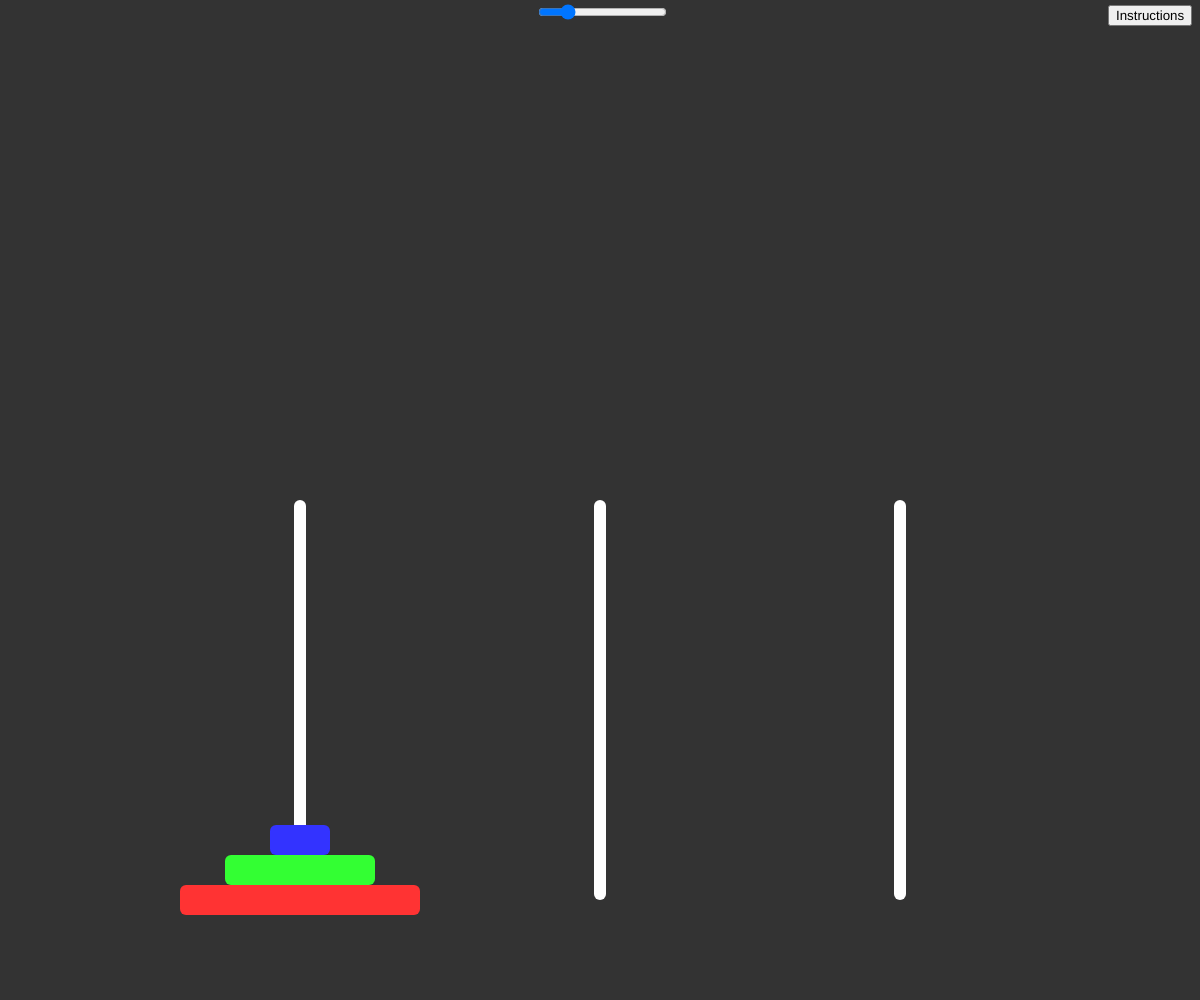
Frame 1 (no input)
Frame 2 (the mouse pressed at the canvas centre, redrawn once): identical to frame 1, image omitted

The p5.js sketch that drew this single still picture (run headless with seeded random() and noise() and a simulated clock; the mouse was pressed at the canvas centre and the sketch redrawn once):

// p5.js sketch
// ── sketch.js
let mouse, mousePrevious;
let game, objects;

let slider;
let x = 0;

let instructionsButton;
let instructionsInput;

window.addEventListener("contextmenu", (e) => e.preventDefault());

function setup() {
    createCanvas(windowWidth, windowHeight);
    rectMode(CENTER);
    strokeWeight(2);
    noStroke();
    noSmooth();
    noLoop();

    mouse = createVector();
    mousePrevious = createVector();

    ({ game, objects } = setupGame(3));

    slider = createSlider(0, 15, 3, 1);
    slider.position(0, 0);
    slider.center("horizontal");
    slider.input(() => {
        ({ game, objects } = setupGame(slider.value()));
        loop();
    });

    instructionsButton = createButton("Instructions");
    instructionsButton.position(width - instructionsButton.size().width - 8, 5);
    instructionsButton.mousePressed(() => {
        instructionsInput.style("display", "block");
    });

    instructionsInput = createElement("textarea");
    instructionsInput.style("resize", "none");
    instructionsInput.style("background-color", "rgba(255, 255, 255, 0.3)");
    instructionsInput.style("position", "absolute");
    instructionsInput.style("top", "0");
    instructionsInput.style("right", "0");
    instructionsInput.size(width * 0.2, height * 0.96);
    instructionsInput.style("display", "none");
    instructionsInput.input((e) => {
        if (e.inputType == "insertLineBreak") {
            instructionsInput.style("display", "none");
            try {
                instructions(JSON.parse(instructionsInput.value()));
            } finally {
                instructionsInput.value("");
            }
        }
    });

    draw();
}

function setupGame(disks) {
    game = hanoi(disks);

    const colours = [];
    colorMode(HSB, 100);
    for (let i = 0; i < disks; i++) {
        colours.push(color(map(i, 0, disks, 0, 100), 80, 100));
    }
    colorMode(RGB);

    objects = game.flatMap((stack, pos) => {
        const stick = {
            type: "stick",
            x: floor((width * (pos + 1)) / 4),
            y: floor(height * 0.7),
            w: floor(width * 0.01),
            h: floor(height * 0.4),
            colour: 255,
        };
        return [
            stick,
            ...stack.map((disk, pos) => ({
                type: "disk",
                size: disk,
                x: stick.x,
                y: stick.y + floor(stick.h / 2 - pos * stick.w * 2.5),
                w: floor(map(disk, 0.999999999, disks, width * 0.05, width * 0.2)),
                h: floor(stick.w * 2.5),
                // colour: colours.splice(floor(random(0, colours.length)), 1)[0],
                colour: colours.splice(0, 1)[0],
                selectable: pos == stack.length - 1,
            })),
        ];
    });

    return { game, objects };
}

function update(game, objects) {
    const tops = game.map((stack) => (stack.length > 0 ? stack[stack.length - 1] : 0));
    const sticks = objects.filter((obj) => obj.type == "stick");

    const unchanged = [
        ...sticks,
        ...objects.filter(
            (obj) =>
                obj.type == "disk" &&
                obj.x == sticks[game.findIndex((stack) => stack.includes(obj.size))].x
        ),
    ];
    const changed = objects.filter((obj) => !unchanged.includes(obj));

    return [
        ...unchanged,
        ...changed.map((obj) => {
            const stickIndex = game.findIndex((stack) => stack.includes(obj.size));
            const stick = sticks[stickIndex];
            return {
                ...obj,
                x: stick.x,
                y:
                    stick.y +
                    floor(stick.h / 2 - game[stickIndex].indexOf(obj.size) * stick.w * 2.5),
            };
        }),
    ].map((obj) => ({
        ...obj,
        selectable: tops.includes(obj.size),
    }));
}

function draw() {
    background(51);

    for (const obj of objects) {
        if (obj.hovered) {
            stroke(0);
        } else {
            noStroke();
        }
        fill(obj.colour);
        rect(obj.x, obj.y, obj.w, obj.h, obj.h * 0.2);
    }
    // console.log("Drawn.");

    if (x > 0) {
        fill(255, 0, 0, x);
        push();
        translate(width * 0.5, height * 0.3);
        rotate(QUARTER_PI);
        rect(0, 0, width * 0.02, height * 0.3);
        rotate(HALF_PI);
        rect(0, 0, width * 0.02, height * 0.3);
        pop();
        x -= 5;
    } else {
        noLoop();
    }
}

function mouseMove(fn) {
    mouse.set(mouseX, mouseY);
    fn();
    mousePrevious.set(mouse);
}

function mouseMoved() {
    mouseMove(() => {
        let shouldDraw;

        const selectable = objects.filter((obj) => obj.selectable);
        const hovered = selectable.find((obj) => intersect(obj, mouse));
        const wasHovered = selectable.find((obj) => obj.hovered);
        if (hovered && !hovered.hovered) {
            shouldDraw = true;
            cursor("POINTER");
            hovered.hovered = true;
        }
        if (!hovered && wasHovered) {
            shouldDraw = true;
            cursor();
            wasHovered.hovered = false;
        }

        if (shouldDraw) {
            loop();
        }
    });
}

function mouseDragged() {
    if (mouseButton == LEFT) {
        mouseMove(() => {
            let shouldDraw;

            const selected = objects.find((obj) => obj.selected);
            if (selected) {
                shouldDraw = true;
                const moved = p5.Vector.sub(mouse, mousePrevious);
                selected.x += moved.x;
                selected.y += moved.y;

                const sticks = objects.filter((obj) => obj.type == "stick");
                const intersecting = sticks.find((stick) => intersect(stick, selected));
                const wasHovered = sticks.find((stick) => stick.hovered);
                if (intersecting) {
                    intersecting.hovered = true;
                } else if (wasHovered) {
                    wasHovered.hovered = false;
                }
            }

            if (shouldDraw) {
                loop();
            }
        });
    }
}

function mousePressed() {
    if (mouseButton == LEFT) {
        let shouldDraw;
        const hovered = objects.find((obj) => obj.hovered && obj.type == "disk");
        if (hovered) {
            shouldDraw = true;

            hovered.hovered = false;
            hovered.selected = true;
            hovered.xPrevious = hovered.x;
            hovered.yPrevious = hovered.y;
        }

        if (shouldDraw) {
            loop();
        }
    }
}

function mouseReleased() {
    if (mouseButton == LEFT) {
        let shouldDraw;

        const selected = objects.find((obj) => obj.selected);
        if (selected) {
            shouldDraw = true;
            selected.selected = false;
            cursor();

            const sticks = objects.filter((obj) => obj.type == "stick");
            const intersecting = sticks.find((stick) => stick.hovered);
            if (intersecting) {
                const from = sticks.findIndex((stick) => stick.x == selected.xPrevious);
                const to = sticks.findIndex((stick) => stick == intersecting);

                intersecting.hovered = false;
                if (from != to) {
                    game = move(game, from, to);
                    objects = update(game, objects);
                } else {
                    selected.x = selected.xPrevious;
                    selected.y = selected.yPrevious;
                }
            } else {
                selected.x = selected.xPrevious;
                selected.y = selected.yPrevious;
            }
        }

        if (shouldDraw) {
            loop();
        }
    }
}

function intersect(a, b) {
    return (
        a.x + (a.w || 0) / 2 > b.x - (b.w || 0) / 2 &&
        a.x - (a.w || 0) / 2 < b.x + (b.w || 0) / 2 &&
        a.y + (a.h || 0) / 2 > b.y - (b.h || 0) / 2 &&
        a.y - (a.h || 0) / 2 < b.y + (b.h || 0) / 2
    );
}

function drawX() {
    x = 255;
    loop();
}

function instructions(ins, delay) {
    if (ins.length > 0) {
        doInstruction(...ins.splice(0, 1)[0]);
        setTimeout(instructions, delay, ins);
    }
}

function doInstruction(from, to) {
    game = move(game, from, to);
    objects = update(game, objects);
    loop();
}

// ── hanoi.js
function hanoi(disks) {
    const game = [[], [], []];
    for (let i = disks; i > 0; i--) {
        game[0].push(i);
    }
    return game;
}

function move(game, from, to) {
    if (game[from].length > 0) {
        const disk = game[from][game[from].length - 1];
        const dest = game[to];

        if (dest.length == 0 || disk < dest[dest.length - 1]) {
            // console.log(`Moved disk ${disk} from ${from} to ${to}.`);
            game[to].push(game[from].pop());
        } else {
            // console.log(`Cannot place disk ${disk} on stick ${to}, disk ${dest[dest.length - 1]} is already there.`);
        }
    } else {
        // console.log(`No disk on stick ${from}. Cannot move.`);
    }

    return game;
}
